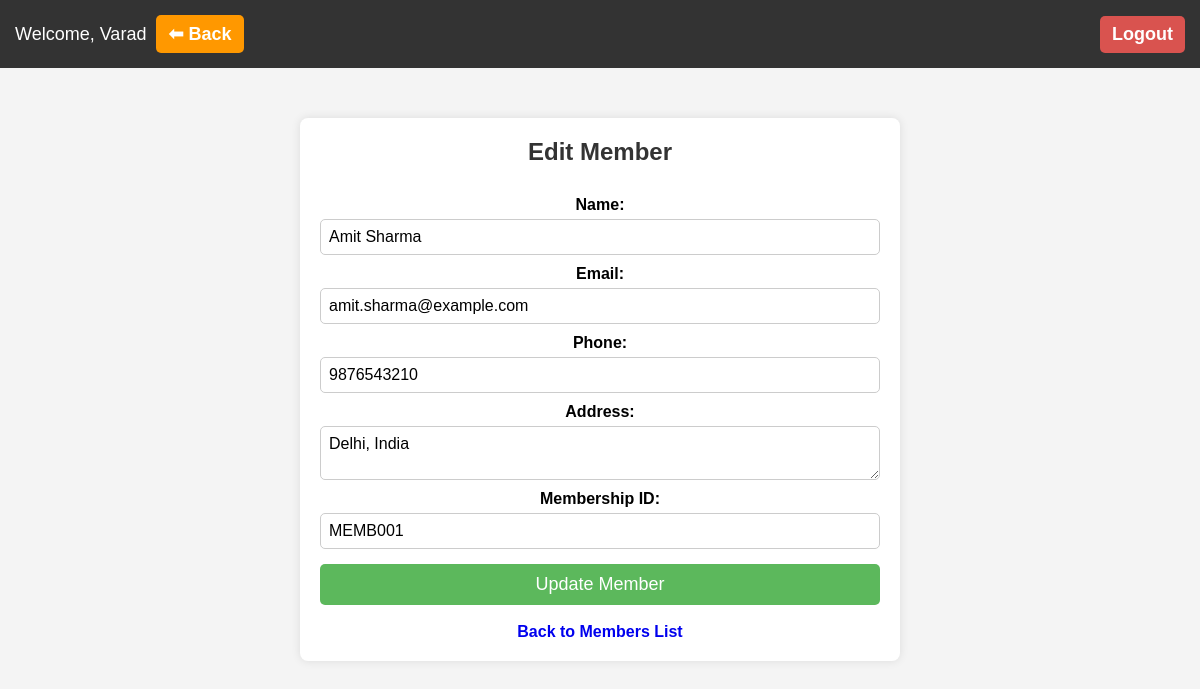
Screenshot of /pages/edit_member.php?id=1 (signed in) with the database file from the repository.
### tables this page shows
CREATE TABLE `members` (
  `id` int(11) NOT NULL,
  `name` varchar(100) NOT NULL,
  `email` varchar(100) NOT NULL,
  `phone` varchar(20) DEFAULT NULL,
  `address` text DEFAULT NULL,
  `membership_id` varchar(20) NOT NULL
);

### pages/edit_member.php (the view, shortened to what this page needs)
<?php
include('../config/db_connect.php');
$member_id = $_GET['id'];
$sql = "SELECT * FROM members WHERE id = $member_id";
$result = $conn->query($sql);
$member = $result->fetch_assoc();
?>
<!DOCTYPE html>
<html lang="en">
<head>
    <link rel="stylesheet" href="../assets/css/style.css">
    <link rel="stylesheet" href="../assets/css/responsive.css">
</head>
<body>
<?php include('../includes/header.php'); ?>
    <div class="container">
        <h2>Edit Member</h2>
        <form action="edit_member.php?id=<?php echo $member_id; ?>" method="POST">
            <label>Name:</label>
            <input type="text" name="name" value="<?php echo $member['name']; ?>" required>
            <label>Email:</label>
            <input type="email" name="email" value="<?php echo $member['email']; ?>" required>
            <label>Phone:</label>
            <input type="text" name="phone" value="<?php echo $member['phone']; ?>" required>
            <label>Address:</label>
            <textarea name="address" required><?php echo $member['address']; ?></textarea>
            <label>Membership ID:</label>
            <input type="text" name="membership_id" value="<?php echo $member['membership_id']; ?>" required>
            <button type="submit" name="update_member">Update Member</button>
        </form>
        <br>
        <a href="members.php">Back to Members List</a>
    </div>
</body>
</html>

### assets/css/style.css (style rules this page uses)
* { margin: 0; padding: 0; box-sizing: border-box; font-family: Arial, sans-serif; }
body { background-color: #f4f4f4; text-align: center; }
.container { width: 50%; margin: 50px auto; background: #fff; padding: 20px; border-radius: 8px; box-shadow: 0px 0px 10px rgba(0, 0, 0, 0.1); }
h2 { margin-bottom: 20px; color: #333; }
form { display: flex; flex-direction: column; }
label { font-weight: bold; margin: 10px 0 5px; }
input, select, textarea { padding: 8px; border: 1px solid #ccc; border-radius: 5px; font-size: 16px; }
button, .btn { margin-top: 15px; padding: 10px; background-color: #5cb85c; border: none; color: white; font-size: 18px; cursor: pointer; border-radius: 5px; text-decoration: none; display: inline-block; }
a { text-decoration: none; font-weight: bold; padding: 8px 12px; border-radius: 5px; }

### rows the page displays
members: name "Amit Sharma", email "amit.sharma@example.com", phone "9876543210", address "Delhi, India", membership_id "MEMB001"

### other values shown
$librarian_name "Varad"
